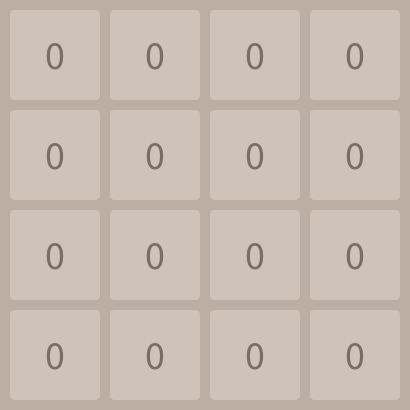
Frame 1 (no input)
Frame 60 (the mouse pressed at the canvas centre just before this capture): identical to frame 1, image omitted
Frame 120 (the mouse held since frame 60 and released just before this capture): identical to frame 1, image omitted

The Processing sketch that drew this single still picture (run headless with seeded random() and noise(); from frame 60 on, the mouse is pressed at the canvas centre):

// Processing sketch: week08_4_2048_part4_keyPressed_keyCode_RIGHT_only
// ── week08_4_2048_part4_keyPressed_keyCode_RIGHT_only.pde
//week08_4_2048_part4_keyPressed_keyCode_RIGHT_only
//改自week08_3_2048_part3_void_keyPressed_genTwo
//增加不同的板子2,4,8,16,32,64對應的色彩
//(1)按方向鍵，板子往那個方向動
color [] c ={#CEC2B9,#EFE5DA,#EDE1CA,#EFB37E,#F69462,#EF7F63,#F76543,#EDCF73,#EDCC62,#EDC850,#EDC53F,#EDC22D};//2的1,2,3,4,5次方
color [] c2={#776E66,#776E66,#776E66,#FDF8F5,#FDF8F5,#FDF8F5,#FDF8F5,#FDF8F5,#FDF8F5,#FDF8F5,#FDF8F5,#FDF8F5};//文字顏色
int [] N={0,2,4,8,16,32,64,128,256,512,1024,2048};//對應的數字
int [][] B={ {0,0,0,0}, {0,0,0,0}, {0,0,0,0}, {0,0,0,0} };//板子
void keyPressed(){
  if(keyCode==RIGHT){
     for(int i=0;i<4;i++){
       int now=3;
       for(int j=3;j>=0;j--){//從右往左找
          if(B[i][j]>0){//找到有板子
              B[i][now]=B[i][j];
              now--;
          }
       }//到這裡結束時，now的左邊不要放東西，都歸零
       for(int j=now;j>=0;j--){//剩下的放零
          B[i][j]=0; 
       }
     }
  }
  genTwo();
}
void genTwo(){
   int zero=0;
   for(int i=0;i<4;i++){
    for(int j=0;j<4;j++){
       if(B[i][j]==0) zero++; 
    }
   }
   //用亂數決定哪格放2
   int ans=int(random(zero));//看如果有十格，找到0~9格
   for(int i=0;i<4;i++){
     for(int j=0;j<4;j++){
        if(B[i][j]==0){
          if(ans==0){
            B[i][j]=1;//變成1，就是2的1次方
            return;
          }
          else ans--;//用掉一個要--
        }
     }
   }
}
void setup(){
  size(410,410);
}
void draw(){
  background(188,174,162);
  for(int i=0;i<4;i++){
    for(int j=0;j<4;j++){
       int id=B[i][j];
       fill(c[id]);
       noStroke();
       rect(j*100+10,i*100+10,90,90,5);
       fill(c2[id]);
       textAlign(CENTER, CENTER);//文字置中
       textSize(40);
       text(N[id],j*100+55,i*100+55);//增加文字在板子中間
    }
  }
}
